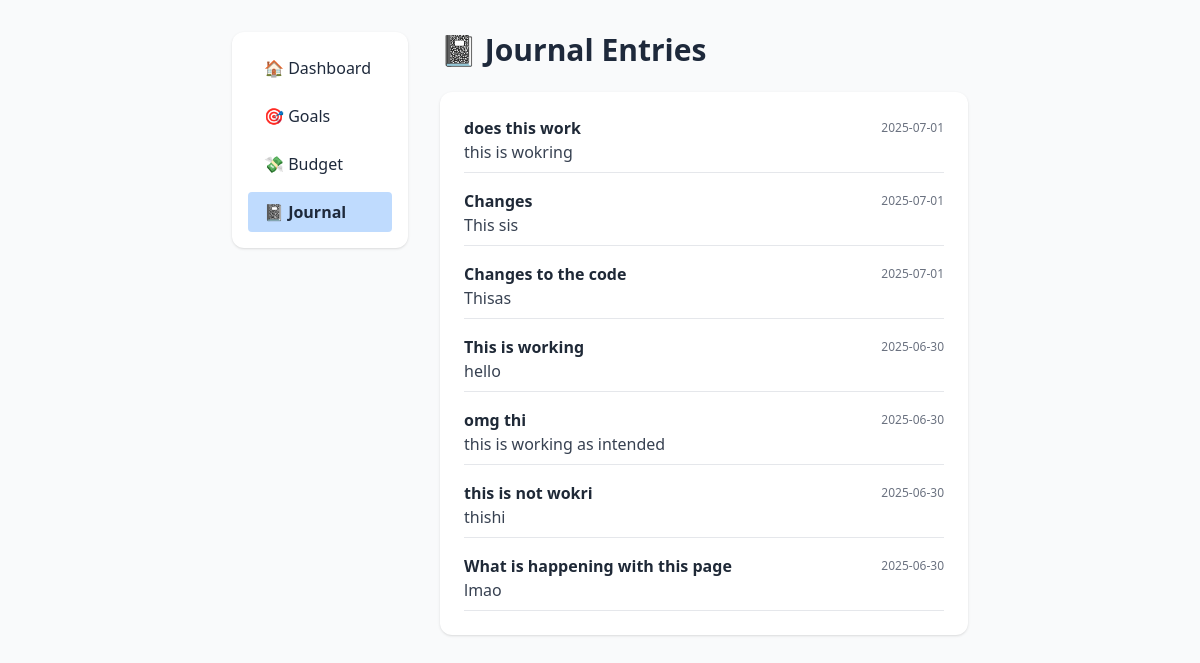
The app's page /view_entries, older data.
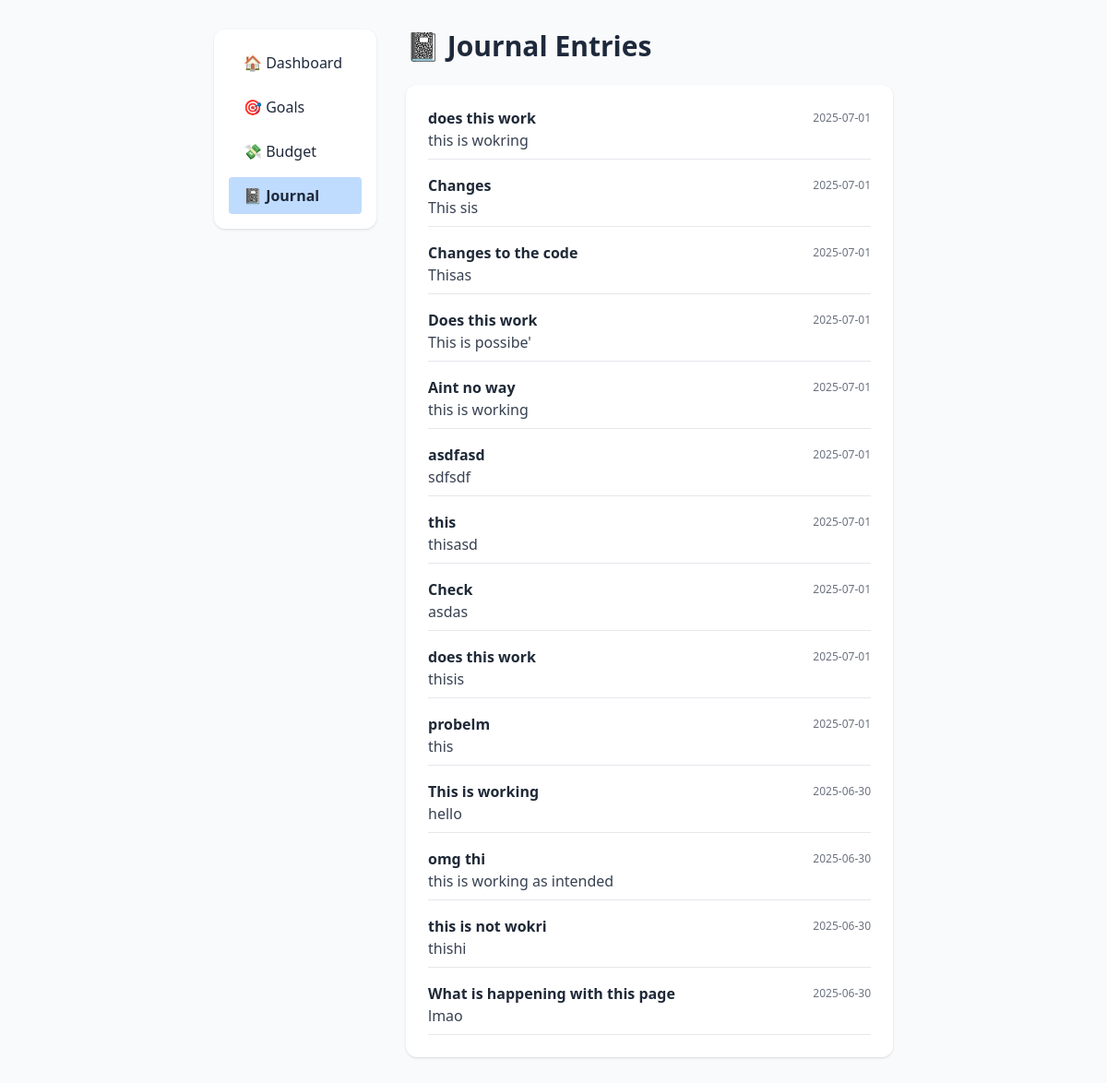
The same page, newer data.
### tables this page shows
CREATE TABLE journal (
            id INTEGER PRIMARY KEY AUTOINCREMENT,
            title TEXT NOT NULL,
            content TEXT NOT NULL,
            date TEXT NOT NULL,
            formatted_date TEXT GENERATED ALWAYS AS (
                strftime('%d %b %Y', date)
            ) STORED,
            created_at DATETIME DEFAULT CURRENT_TIMESTAMP
        );

### app.py (the view)
@app.route('/view_entries')
def view_entries():
    with sqlite3.connect('finance.db') as conn:
        cursor = conn.cursor()
        cursor.execute("""
            SELECT id, title, date, content, strftime('%d %b %Y', date) as formatted_date
            FROM journal
            ORDER BY date DESC
        """)
        entries = cursor.fetchall()
    return render_template('view_entries.html', entries=entries)

### templates/view_entries.html (shortened to what this page needs)
<!DOCTYPE html>
<html lang="en">
<head>
    <link rel="stylesheet" href="{{ url_for('static', filename='styles.css') }}">
    <script src="https://cdn.tailwindcss.com"></script>
</head>
<body class="bg-gray-50 min-h-screen font-sans">
    <div class="max-w-3xl mx-auto px-4 py-8">
        <div class="flex flex-col md:flex-row gap-8">
            <aside class="md:w-1/4 mb-8 md:mb-0">
                <nav class="bg-white rounded-xl shadow p-4 mb-6">
                    <ul class="space-y-2">
                        <li><a href="{{ url_for('home') }}" class="block py-2 px-4 rounded hover:bg-blue-100">🏠 Dashboard</a></li>
                        <li><a href="{{ url_for('view_goals') }}" class="block py-2 px-4 rounded hover:bg-blue-100">🎯 Goals</a></li>
                        <li><a href="{{ url_for('view_budget') }}" class="block py-2 px-4 rounded hover:bg-blue-100">💸 Budget</a></li>
                        <li><a href="{{ url_for('view_journal') }}" class="block py-2 px-4 rounded bg-blue-200 font-bold">📓 Journal</a></li>
                    </ul>
                </nav>
            </aside>
            <main class="md:w-3/4">
                <h1 class="text-3xl font-extrabold mb-6 flex items-center gap-2">📓 Journal Entries</h1>
                <div class="bg-white rounded-xl shadow p-6">
                    {% if entries %}
                        <div class="space-y-4">
                            {% for entry in entries %}
                            <div class="border-b pb-2 mb-2">
                                <div class="flex items-center justify-between">
                                    <span class="font-semibold text-gray-800">{{ entry[1] }}</span>
                                    <span class="text-xs text-gray-500">{{ entry[4] if entry[4] else entry[2] }}</span>
                                </div>
                                <p class="text-gray-700 whitespace-pre-line">{{ entry[3] }}</p>
                            </div>
                            {% endfor %}
                        </div>
                    {% else %}
                        <div class="text-gray-400 italic">No journal entries yet.</div>
                    {% endif %}
                </div>
            </main>
        </div>
    </div>
</body>
</html>

### static/styles.css (style rules this page uses)
*, *::before, *::after { box-sizing: border-box; margin: 0; padding: 0; }
body { font-family: 'Inter', -apple-system, BlinkMacSystemFont, 'Segoe UI', Roboto, Oxygen, Ubuntu, Cantarell, sans-serif; margin: 0; padding: 0; min-height: 100vh; background-color: #f8fafc; color: #1e293b; transition: background-color 0.3s ease, color 0.3s ease; font-size: 16px; line-height: 1.6; font-weight: 400; -webkit-font-smoothing: antialiased; -moz-osx-font-smoothing: grayscale; }

Row changes from the older to the newer data that the page shows:
added journal: title "Does this work", date "2025-07-01", content "This is possibe'"
added journal: title "Aint no way", date "2025-07-01", content "this is working"
added journal: title "asdfasd", date "2025-07-01", content "sdfsdf"
added journal: title "this", date "2025-07-01", content "thisasd"
added journal: title "Check", date "2025-07-01", content "asdas"
added journal: title "does this work", date "2025-07-01", content "thisis"
added journal: title "probelm", date "2025-07-01", content "this"
